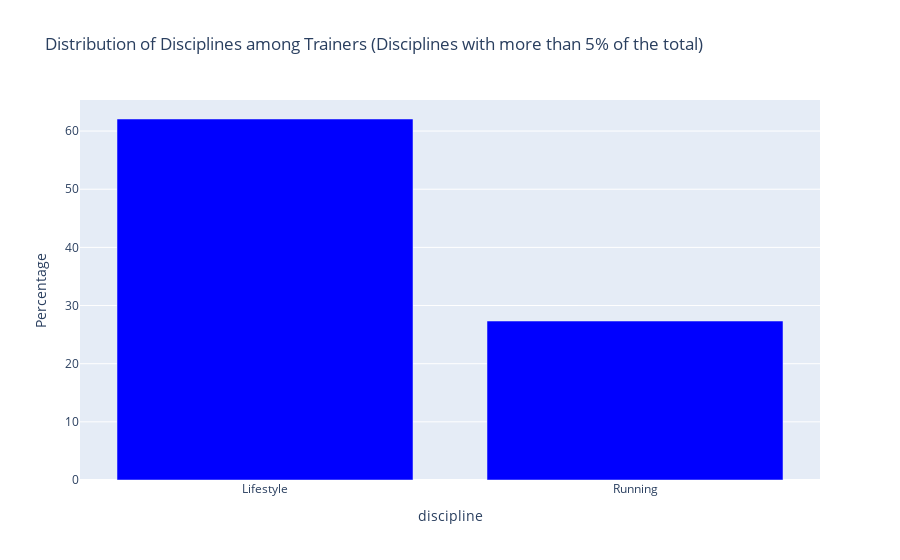

Notebook source saved alongside this figure:
### Code cell
discipline_percentages = trainers['discipline'].value_counts(normalize=True) * 100

representative_disciplines = discipline_percentages[discipline_percentages > 5]

filtered_trainers = trainers[trainers['discipline'].isin(representative_disciplines.index)]

fig = px.bar(representative_disciplines, 
             x=representative_disciplines.index, 
             y=representative_disciplines.values,
             labels={'y': 'Percentage', 'x': 'Discipline'},
             title='Distribution of Disciplines among Trainers (Disciplines with more than 5% of the total)',
             color_discrete_sequence=['blue']
             )

# Mostrar el gráfico
fig.show()

### Figure 1 — Plotly figure (JSON) as saved in the notebook; plotly's stock layout.template omitted (floating-point values rounded to 4 significant figures)
{"data": [{"alignmentgroup": "True", "hovertemplate": "discipline=%{x}<br>Percentage=%{y}<extra></extra>", "legendgroup": "", "marker": {"color": "blue", "pattern": {"shape": ""}}, "name": "", "offsetgroup": "", "orientation": "v", "showlegend": false, "textposition": "auto", "type": "bar", "x": ["Lifestyle", "Running"], "xaxis": "x", "y": [62.08, 27.33], "yaxis": "y"}], "layout": {"barmode": "relative", "legend": {"tracegroupgap": 0}, "title": {"text": "Distribution of Disciplines among Trainers (Disciplines with more than 5% of the total)"}, "xaxis": {"anchor": "y", "domain": [0, 1], "title": {"text": "discipline"}}, "yaxis": {"anchor": "x", "domain": [0, 1], "title": {"text": "Percentage"}}}}
